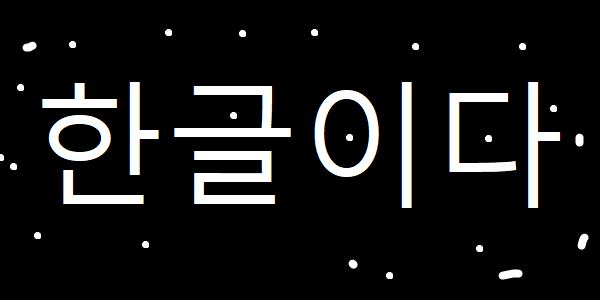
#> input picture Python/Jupyter/PythonImageWorkSpace/OpenCV/erode.png, 600 x 300 px
$ jupyter execute '15. 이미지 변환 (침식).ipynb'
#> lines starting #> are read from the running program, lines starting #| are printed output that depends on the picture
# 15. 이미지 변환 (침식)

## 이미지를 깎아서 노이즈 제거
흰색 영역의 외곽 픽셀을 검은색으로 변경

[cell 1]
import cv2
import numpy as np

kernel = np.ones((3, 3), dtype=np.uint8)

img = cv2.imread('erode.png', cv2.IMREAD_GRAYSCALE)
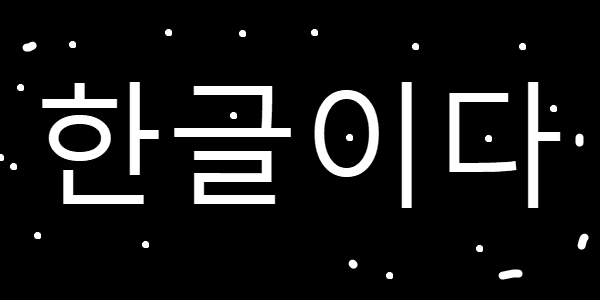
#> img: shape (300, 600); min 0, max 255, mean 23.3
erode1 = cv2.erode(img, kernel, iterations=1)
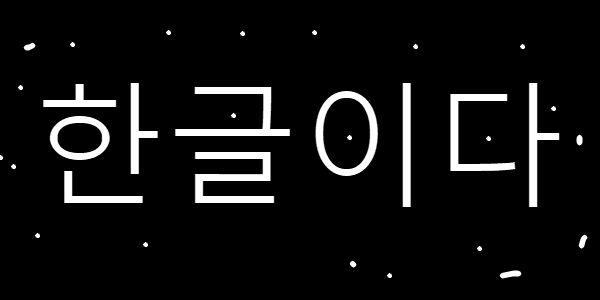
#> erode1: shape (300, 600); min 0, max 255, mean 17.4
erode2 = cv2.erode(img, kernel, iterations=2)
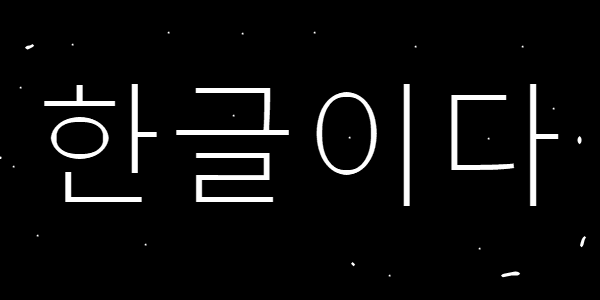
#> erode2: shape (300, 600); min 0, max 255, mean 11.9
erode3 = cv2.erode(img, kernel, iterations=3)
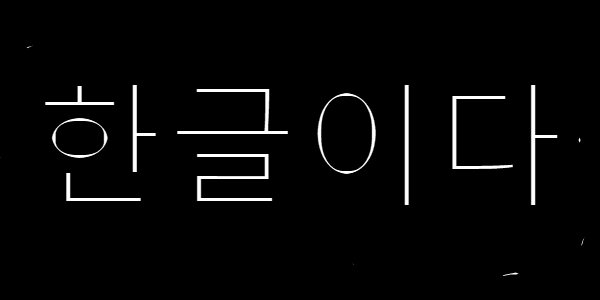
#> erode3: shape (300, 600); min 0, max 255, mean 6.9

cv2.imshow('img', img)
cv2.imshow('erode1', erode1)
cv2.imshow('erode2', erode2)
cv2.imshow('erode3', erode3)
cv2.waitKey(0)
cv2.destroyAllWindows()

$ run again, with Python/Jupyter/PythonImageWorkSpace/OpenCV/card.png copied over Python/Jupyter/PythonImageWorkSpace/OpenCV/erode.png
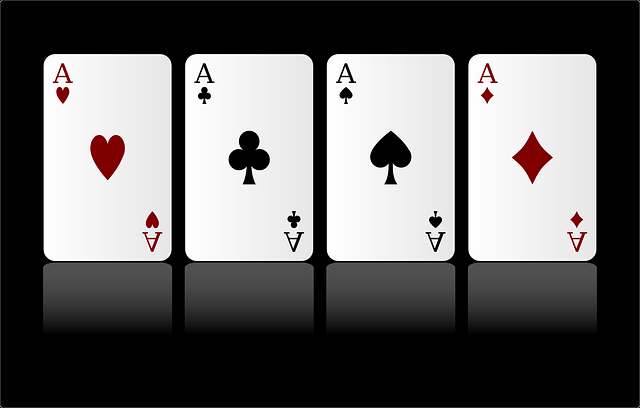
#> input picture Python/Jupyter/PythonImageWorkSpace/OpenCV/card.png, 640 x 408 px
#> `erode2 = cv2.erode(img, kernel, iterations=2)`:
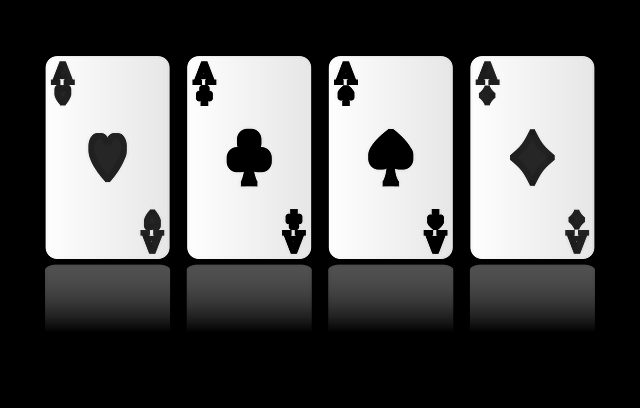
#> erode2: shape (408, 640); min 0, max 253, mean 90.2
#> `erode3 = cv2.erode(img, kernel, iterations=3)`:
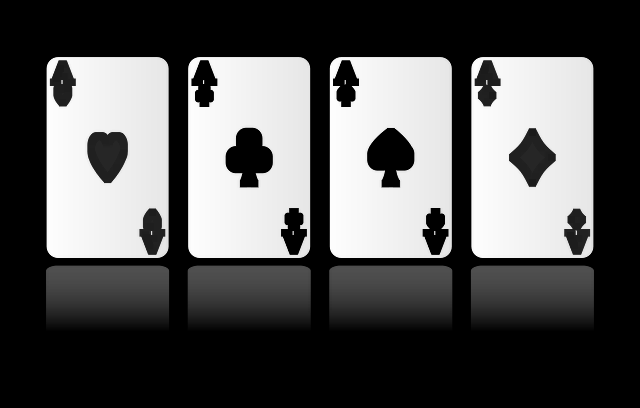
#> erode3: shape (408, 640); min 0, max 253, mean 85.4
